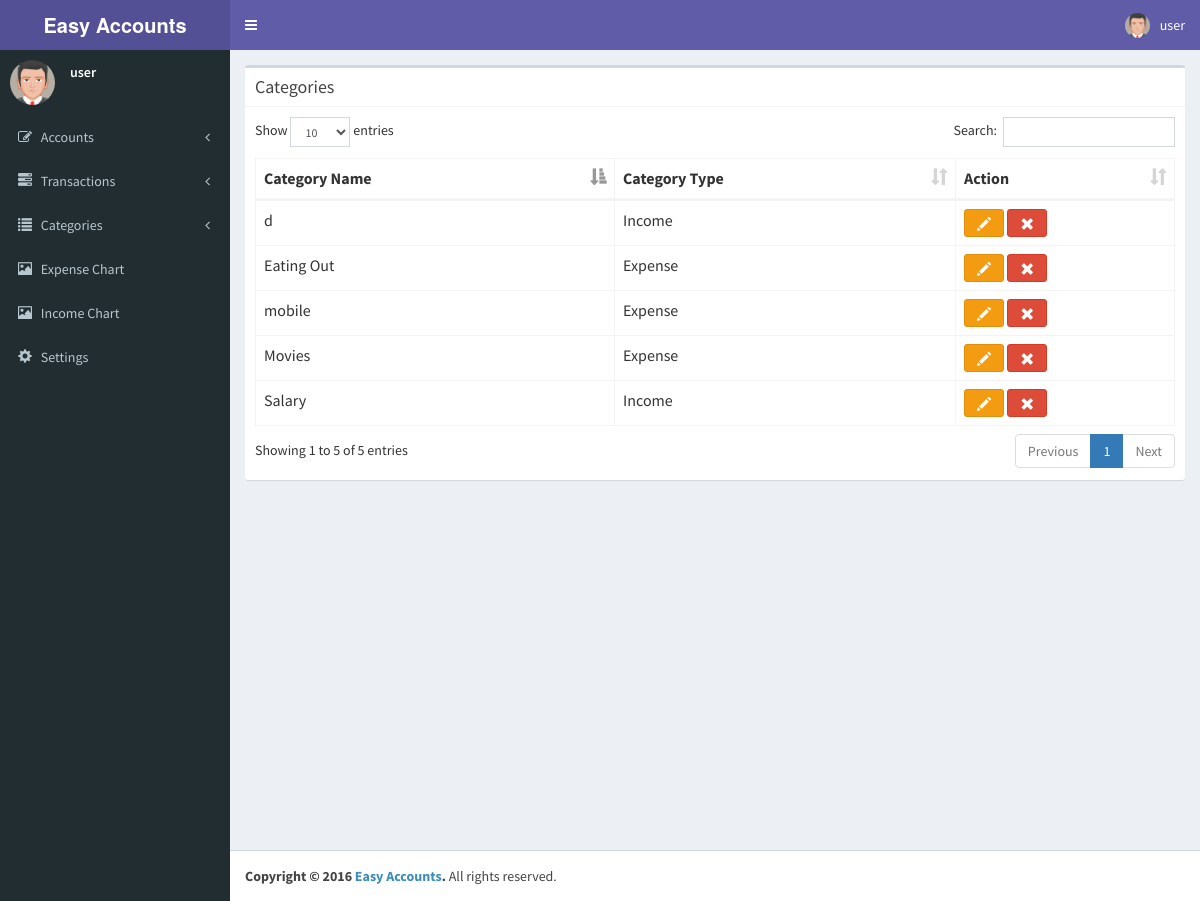
Screenshot of /categories/view-categories.php (signed in) with the database file from the repository.
### tables this page shows
CREATE TABLE `du_categories` (
  `cat_id` varchar(200) NOT NULL,
  `created_date` datetime NOT NULL,
  `category_name` varchar(200) NOT NULL,
  `category_type` varchar(200) NOT NULL
);

### categories/view-categories.php (the view, shortened to what this page needs)
<?php
include('../dbconfig.php');
include('../header.php');
include('../sidebar.php');
$table_name = $_SESSION['username'] . "_categories";
$query = "SELECT * FROM $table_name ORDER BY category_type";
$result = mysqli_query($dbc,$query);
if(mysqli_num_rows($result) > 0) {
  $output = array();
  while ($row = mysqli_fetch_array($result)) {
   $output[] = array (
    'category_name'=>$row['category_name'],
     'category_type' => $row['category_type'],
     'cat_id' => $row['cat_id']
     );
 }
}
?>
<div class="content-wrapper">
 <section class="content">
  <div class="row">
    <div class="col-md-12">
      <div class="box">
        <div class="box-header with-border">
          <h3 class="box-title pull-left">Categories</h3>
        </div>
        <div class="box-body">
          <table class="table table-bordered" id="viewcategories_table">
            <thead>
              <tr>
                <th>Category Name</th>
                <th>Category Type</th>
                <th>Action</th>
              </tr>
            </thead>
            <tbody>
              <?php
              if(!empty($output)) {
                foreach ($output as $value) {
                  echo "<tr>";
                  echo "<td>".$value['category_name']."</td>";
                  echo "<td>".$value['category_type']."</td>";
                  echo '<td><a href="'.HOMEURL.'categories/edit-category.php?categoryId='.$value['cat_id'].'"><button class="btn btn-warning" data-toggle="tooltip" data-placement="bottom" title="Edit category"  type="button"><i class="glyphicon glyphicon-pencil"></i></button></a> <button class="btn btn-danger"  data-toggle="tooltip" data-placement="bottom" title="Delete category"  onclick="deleteCategory(\''.$value['cat_id'].'\')" type="button"><i class="glyphicon glyphicon-remove"></i></button></td>';
                  echo "</tr>";
                }
              }
              else {
                echo "<tr><td colspan=\"5\">No categories added. <a href=\"add-category.php\">Add One</a> now</td></tr>";
              }
              ?>
            </tbody></table>
          </div>
        </div>
      </div>
    </section>
  </div>
  <?php include('../footer_jsimports.php');?>
 <?php
 include('../footer.php');
 ?>

### rows the page displays
du_categories: category_name "Eating Out", category_type "Expense"
du_categories: category_name "Movies", category_type "Expense"
du_categories: category_name "mobile", category_type "Expense"
du_categories: category_name "Salary", category_type "Income"
du_categories: category_name "d", category_type "Income"

### other values shown
$_SESSION['fullname'] "user"
